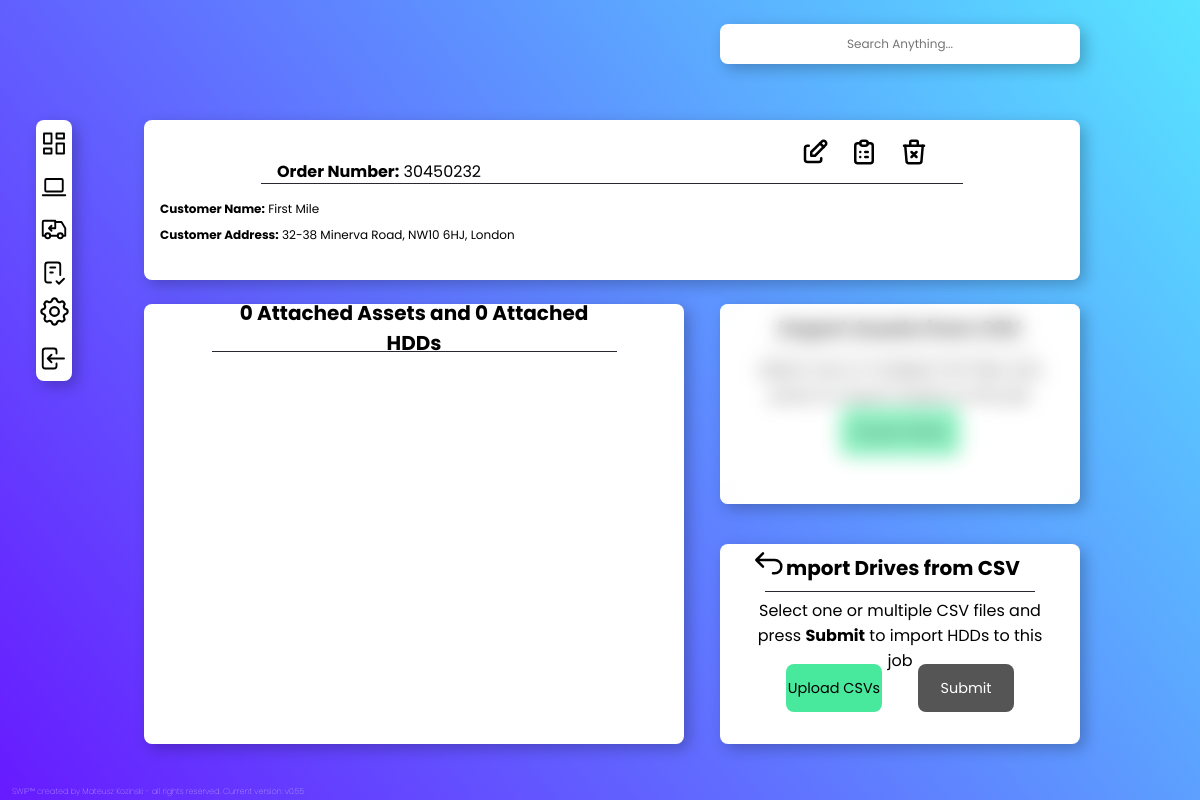
/importhddtoorder/1/, run on an earlier commit of the app's database.
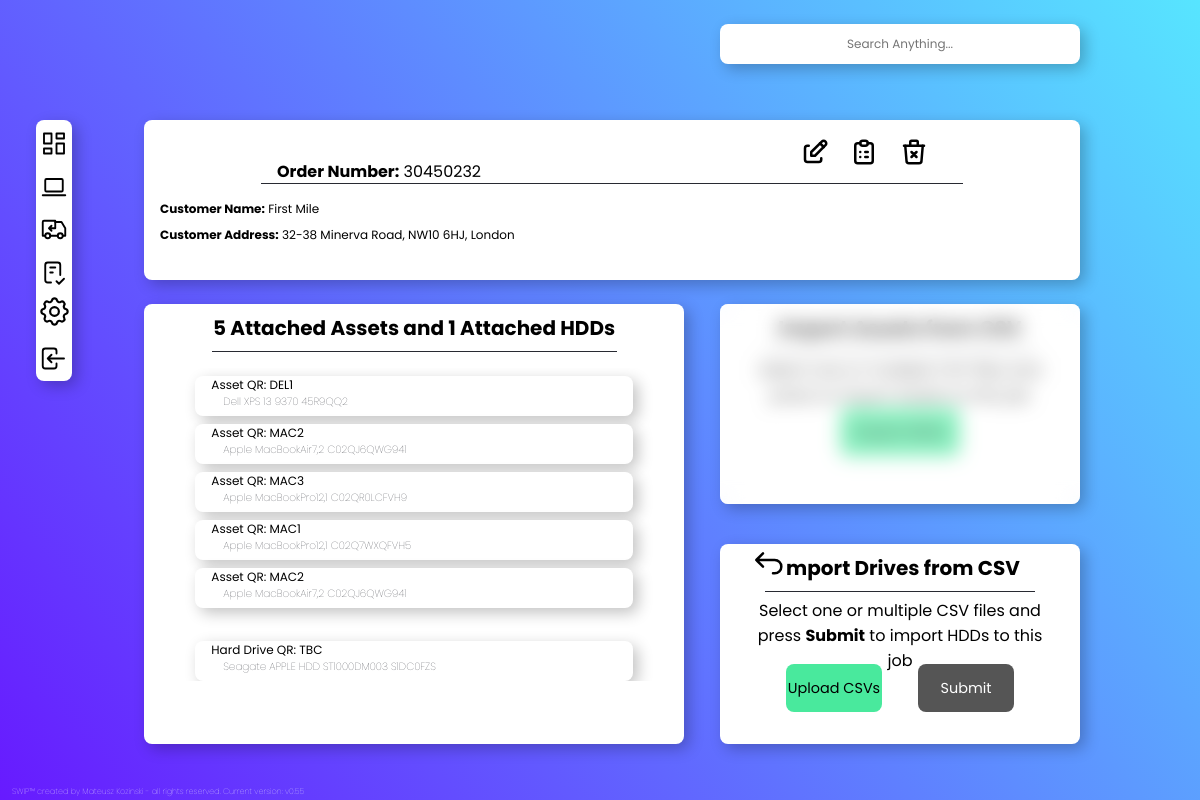
And on a later commit of the database.
### SWIPapp/models.py (models this page shows, shortened)
class Asset(models.Model):
    Order_Number = models.ForeignKey(Order, on_delete=models.CASCADE, null=True, blank=True)
    Asset_QR = models.CharField(max_length=100, default='')
    Asset_QR_Img = models.ImageField (upload_to='SWIPapp\static\SWIPapp\images\qr_codes', blank=True, null=True)
    Type = models.CharField(max_length=100, default='', null=True, blank=True)
    Make = models.CharField(max_length=100, default='',null=True, blank=True)
    Model = models.CharField(max_length=100, default='',null=True, blank=True)
    Serial_Number = models.CharField(max_length=100, default='',null=True, blank=True)
    CPU = models.CharField(max_length=100, default='',null=True, blank=True)
    RAM = models.FloatField(null=True, blank=True)
    Storage = models.CharField(max_length=100, default='',null=True, blank=True)
    Storage_Serial_Number = models.CharField(max_length=100, default='',null=True, blank=True)
    Storage_Capacity = models.FloatField(null=True, blank=True)
    Storage_Type = models.CharField(max_length=100, default='',null=True, blank=True)
    GPU = models.CharField(max_length=100, default='',null=True, blank=True)
    Motherboard_Test = models.CharField(max_length=100, default='',null=True, blank=True)
    CPU_Test = models.CharField(max_length=100, default='',null=True, blank=True)
    RAM_Test = models.CharField(max_length=100, default='',null=True, blank=True)
    Wipe_Method = models.CharField(max_length=100, default='',null=True, blank=True)
    Wipe_Start_Time = models.CharField(max_length=100, default='',null=True, blank=True)
    Wipe_End_Time = models.CharField(max_length=100, default='',null=True, blank=True)
    Wipe_Result = models.CharField(max_length=100, default='',null=True, blank=True)
    Weight = models.FloatField(null=True, blank=True, default='0')
    Operating_System = models.CharField(max_length=100, default='Not Installed',null=True, blank=True)
    Screen_Size = models.CharField(max_length=10, default='N/A',null=True, blank=True)
    Screen_Resolution = models.CharField(max_length=10, default='N/A',null=True, blank=True)
    Ecommerce_Title = models.CharField(max_length=80, default='', null=True, blank=True)
    Ecommerce_Category = models.CharField(max_length=35, default='', null=True, blank=True)
    Ecommerce_Condition = models.CharField(max_length=20, default='', null=True, blank=True)
    Ecommerce_Condition_Description = models.CharField(max_length=1000, default='', null=True, blank=True)
    Ecommerce_Item_Description = models.CharField(max_length=1000, default='', null=True, blank=True)
    Ecommerce_Price = models.FloatField(null=True, blank=True, default='0')
    Ecommerce_SuitableFor = models.CharField(max_length=200, default='', null=True, blank=True)
    Ecommerce_FormFactor = models.CharField(max_length=35, default='', null=True, blank=True)
    Ecommerce_Features = models.CharField(max_length=200, default='', null=True, blank=True)
    Ecommerce_Connectivity = models.CharField(max_length=200, default='', null=True, blank=True)
    Created = models.DateTimeField(auto_now_add=True, null=True) #this is currently broken - works on import but updating returns error if null=False for some reason
    Updated = models.DateTimeField(auto_now_add=True, null= True) #this is currently broken - works on import but updating returns error if null=False for some reason

class HDD(models.Model):
    Order_Number = models.ForeignKey(Order, on_delete=models.CASCADE, null=True, blank=True)
    Asset_QR = models.CharField(max_length=100, default='')
    Asset_QR_Img = models.ImageField (upload_to='main\static\lessapp\images\qr_codes', blank=True, null=True)
    Storage = models.CharField(max_length=100, default='',null=True, blank=True)
    Storage_Serial_Number = models.CharField(max_length=100, default='',null=True, blank=True)
    Storage_Capacity = models.CharField(max_length=100, default='',null=True, blank=True)
    Wipe_Method = models.CharField(max_length=100, default='',null=True, blank=True)
    Wipe_Start_Time = models.CharField(max_length=100, default='',null=True, blank=True)
    Wipe_End_Time = models.CharField(max_length=100, default='',null=True, blank=True)
    Wipe_Result = models.CharField(max_length=100, default='',null=True, blank=True)
    Created = models.DateTimeField(auto_now_add=True, null=True) #this is currently broken - works on import but updating returns error if null=False for some reason
    Updated = models.DateTimeField(auto_now_add=True, null= True) #this is currently broken - works on import but updating returns error if null=False for some reason
    class Meta:
        ordering =['-Updated', '-Created']

### SWIPapp/views.py (the view, shortened to what this page needs)
# urls.py: path('importhddtoorder/<str:id>/', views.importhddtoorder, name='importhddtoorder'),
def importhddtoorder(request,id):
    order = Order.objects.get(id=id)
    asset = Asset.objects.filter(Order_Number_id=order)
    OrderID = Order.objects.filter(id=id).values('id')[0]['id']
    date = datetime.now()
    hdd = HDD.objects.filter(Order_Number_id=order)
    assetcount = Asset.objects.filter(Order_Number_id=order).count
    hddcount = HDD.objects.filter(Order_Number_id=order).count
    context = {'order':order,
                'asset':asset,
                'hdd':hdd,
                'assetcount':assetcount,
                'hddcount':hddcount,
                }
    return render(request, 'SWIPapp/importhddtoorder.html', context)

### SWIPapp/templates/SWIPapp/importhddtoorder.html (shortened to what this page needs)
{% extends "SWIPapp/navbar.html" %}
{% load static %}
{%block content%}
<div class="orderinfo">
    <div class='listtitle2'>
        <p class="topinfo"><b>Order Number:</b> {{order.Order_Number}}</p>
      <div class="buttonlabels3">
        <div class="assetbutton" id='delicon'>  <a class="assset-link" href='/deleteorder/{{order.id}}'></a></div>
         <div class="assetbutton" id='editicon'>  <a class="assset-link" href='/updateorder/{{order.id}}'></a></div>
        <div class="assetbutton" id='repicon'>  <a class="assset-link" href='/orderreport/{{order.id}}'></a></div>
      </div>
    </div>
<div class='orderdetails'>
<p class="maininfo"> <b>Customer Name:</b> {{order.Customer}} </p>
<p class="maininfo"> <b>Customer Address:</b> {{order.Customer_Address}} </p>
</div>
<div class="attachedassets">
    <div class='listtitle'>
        <h4> {{assetcount}} Attached Assets and {{hddcount}} Attached HDDs </h4>
    </div>
    <div class='listcontainer'>
        {%for i in asset %}
        <a href='/asset/{{i.id}}'>
            <div class="listitem shake">
                <p class="maininfo"> Asset QR: {{i.Asset_QR}}</p>
                <p class="moreinfo">{{i.Make}} {{i.Model}} {{i.Serial_Number}} </p>
            </div>
        </a>
        {% endfor %}
        <br>
        {%for j in hdd%}
        <div class="listitem shake">
            <p class="maininfo"> Hard Drive QR: {{j.Asset_QR}}</p>
            <p class="moreinfo">{{j.Storage}} {{j.Storage_Serial_Number}}</p>
        </div>
        {% endfor %}
</div>
<div class="attachtoorder">
    <div class = "smallglasshdd"></div>
    <div class='listtitle'>
        <h4> Import Assets from CSV</h4>
    </div>
    <p class="explanation"> Select one or multiple CSV files and press to import Assets to this job </p>
    <button class= "uploadlabel2">Import HDDs</button>
</div>
<div class="attachhddtoorder" >
    <div class="buttonlabels4">
        <div class="assetbutton" id="backicon">
            <a class="assset-link" href='/order/{{order.id}}'>
            </a>
        </div>
    </div>
    <div class='listtitle'>
        <h4> Import Drives from CSV</h4>
    </div>
    <p class="explanation"> Select one or multiple CSV files and press <b>Submit</b> to import HDDs to this job </p>
    <form method="POST" action-"/" enctype="multipart/form-data">
        <div class="buttons">
        <label class="uploadlabel" for="files">Upload CSVs</label>
        <br><br>
        <button type="submit" class = "submitbtn2", name="save">Submit</button>
        </div>
    </form>
</div>
{% endblock %}

What changed in the data, as far as the page shows it:
added Asset: Asset_QR "DEL1", Make "Dell", Model "XPS 13 9370", Serial_Number "45R9QQ2"
added Asset: Asset_QR "MAC2", Make "Apple", Model "MacBookAir7,2", Serial_Number "C02QJ6QWG941"
added Asset: Asset_QR "MAC3", Make "Apple", Model "MacBookPro12,1", Serial_Number "C02QR0LCFVH9"
added Asset: Asset_QR "MAC1", Make "Apple", Model "MacBookPro12,1", Serial_Number "C02Q7WXQFVH5"
added Asset: Asset_QR "MAC2", Make "Apple", Model "MacBookAir7,2", Serial_Number "C02QJ6QWG941"
added HDD: Asset_QR "TBC", Storage "Seagate APPLE HDD ST1000DM003", Storage_Serial_Number "S1DC0FZS"
Also different on the page:
{{ assetcount }}: "0" → "5"
{{ hddcount }}: "0" → "1"
